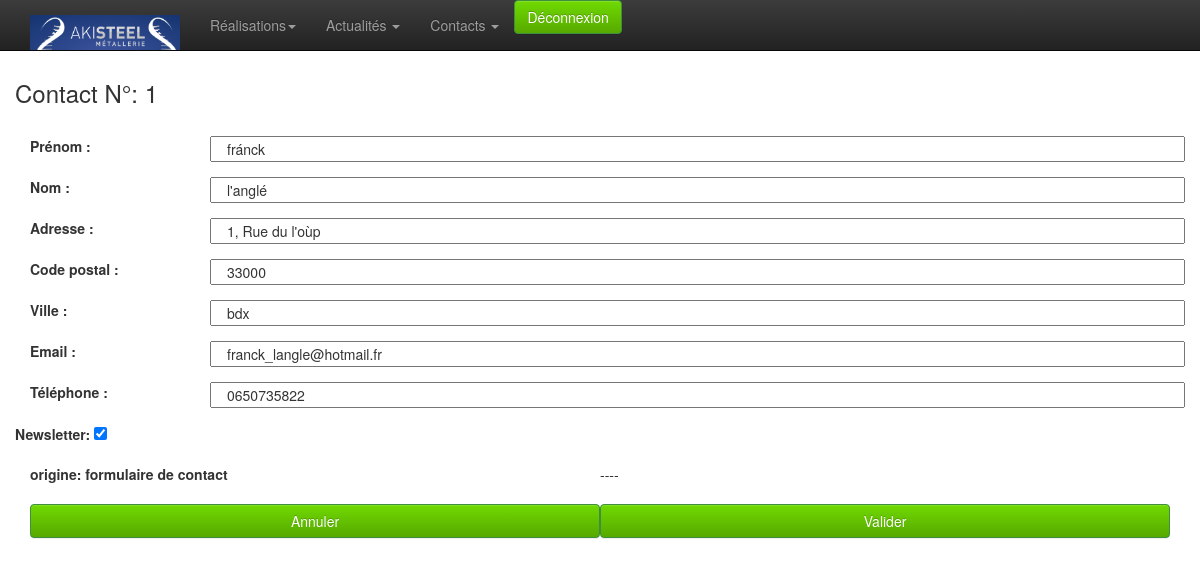
The app's page /admin/contact-edit.php?id=1 (signed in) with its own data.
### tables this page shows
CREATE TABLE `contact` (
  `id` int(10) unsigned NOT NULL AUTO_INCREMENT,
  `firstname` varchar(250) DEFAULT NULL,
  `name` varchar(250) DEFAULT NULL,
  `adresse` varchar(250) NOT NULL,
  `cp` varchar(10) NOT NULL,
  `ville` varchar(100) NOT NULL,
  `email` varchar(250) DEFAULT NULL,
  `tel` varchar(50) DEFAULT NULL,
  `message` text,
  `newsletter` tinyint(4) NOT NULL DEFAULT '0',
  `fromgoldbook` tinyint(4) NOT NULL DEFAULT '0',
  `fromcontact` tinyint(4) NOT NULL DEFAULT '0',
  PRIMARY KEY (`id`)
);

### admin/classes/StorageManager.php (called while the page is built, shortened)
<?php
class StorageManager{
	protected function dbConnect() {
		try {
			$this->mysqli = new mysqli ( DBHOST, DBUSER, DBPASSWD, DBNAME ) ;
		} catch (Exception $e) {
			throw new Exception("Erreur Connexion DB ". $e->getMessage());
		}
	}
}
?>

### admin/classes/Contact.php (called while the page is built, shortened)
<?php
require_once("StorageManager.php");
class Contact extends StorageManager {
	public function contactGet( $id, $offset, $count ) {
		try {
			if (!isset($id)){
				if (isset($offset) && isset($count)) {
					$sql = "SELECT * FROM `contact` ORDER BY `name` ASC LIMIT ". $offset .",". $count .";" ;
				} else {
					$sql = "SELECT * FROM `contact` ORDER BY `name`;" ;
				}
			} else {
				$sql = "SELECT * FROM `contact` WHERE id=". $id;
			}
			$new_array = null;
			$result = mysqli_query($this->mysqli,$sql);
			while( $row = mysqli_fetch_assoc( $result)){
				$new_array[] = $row;
			}
			return $new_array;
		} catch (Exception $e) {
			throw new Exception("Erreur Mysql contactGet ". $e->getMessage());
			return "errrrrrrooooOOor";
		}
	}
}

### admin/contact-edit.php (the view, shortened to what this page needs)
<?
	require 'classes/Contact.php';
	if ( !empty( $_GET ) ) {
		$contact = new Contact();
		$result = $contact->contactGet( $_GET[ "id" ], null, null );
		if (empty($result)) {
			$message = 'Aucun enregistrements';
		}
		else {
			$labelTitle= 	'Contact N°: '. $_GET[ "id" ];
			$firstname= 	$result[ 0 ][ "firstname" ];
			$name= 		$result[ 0 ][ "name" ];
			$adresse= 		$result[ 0 ][ "adresse" ];
			$cp= 			$result[ 0 ][ "cp" ];
			$ville= 		$result[ 0 ][ "ville" ];
			$email= 		$result[ 0 ][ "email" ];
			$tel= 			$result[ 0 ][ "tel" ];
			($result[ 0 ][ "newsletter" ]=='1') ? $online = 'checked' : $online = '';
			($result[ 0 ][ "fromcontact" ]=='1') ? $fromcontact = "origine: formulaire de contact" : $fromcontact = '';
			($result[ 0 ][ "fromgoldbook" ]=='1') ? $fromgoldbook = "origine: livre d'or" : $fromgoldbook = '';
		}
	}
?>
<!doctype html>
<html class="no-js" lang="fr">
	<head>
		<?php include_once 'inc-meta.php';?>
	</head>
<body>
	<?php require_once 'inc-menu.php';?>
	<div class="container">
		<div class="row">
			<h3><?=$labelTitle?></h3><br>
			<div class="col-xs-12 col-sm-12 col-md-12">
				<form name="formulaire" class="form-horizontal" method="POST" action="formprocess.php">
					<div class="form-group" >
						<label class="col-sm-2" for="titre">Prénom :</label>
					  <input type="text" class="col-sm-10" name="firstname" required value="<?=$firstname?>">
					</div>
					<div class="form-group" >
						<label class="col-sm-2" for="titre">Nom :</label>
					  <input type="text" class="col-sm-10" name="name" required value="<?=$name?>">
					</div>
					<div class="form-group" >
						<label class="col-sm-2" for="titre">Adresse :</label>
					  <input class="col-sm-10" name="adresse" type="adresse" value="<?=$adresse?>">
					</div>
					<div class="form-group" >
						<label class="col-sm-2" for="titre">Code postal :</label>
					  <input class="col-sm-10" name="cp" type="cp" value="<?=$cp?>">
					</div>
					<div class="form-group" >
						<label class="col-sm-2" for="titre">Ville :</label>
					  <input class="col-sm-10" name="ville" type="ville" value="<?=$ville?>">
					</div>
					<div class="form-group" >
						<label class="col-sm-2" for="titre">Email :</label>
					  <input class="col-sm-10" name="email" type="email" required value="<?=$email?>">
					</div>
					<div class="form-group" >
						<label class="col-sm-2" for="titre">Téléphone :</label>
					  <input class="col-sm-10" name="tel" type="tel" value="<?=$tel?>">
					</div>
					<div class="form-group" >
						<label for="titre"> Newsletter:</label>
					  <input type="checkbox" name="newsletter" <?= $online?>>
					</div>
					<div class="form-group" >
						<label class="col-sm-3"><?=$fromcontact?></label> ---- <label class="col-sm-3"><?=$fromgoldbook?></label><br>
					</div>
		      		<a href="./contact-list.php" class="btn btn-success col-sm-6" class="btn btn-default"> Annuler </a>
		      		<button type="submit" class="btn btn-success col-sm-6" class="btn btn-default"> Valider </button>
		    </form>
		</div>
	</div>
</body>
</html>

### admin/css/style.css (style rules this page uses)
body { padding-top: 60px; padding-bottom: 40px; }
.btn-success { background-color: #57a900; background-image: -moz-linear-gradient(top, #70d900, #57a900); background-image: -ms-linear-gradient(top, #70d900, #57a900); background-image: -webkit-gradient(linear, 0 0, 0 100%, from(#70d900), to(#57a900)); background-image: -webkit-linear-gradient(top, #70d900, #57a900); background-image: -o-linear-gradient(top, #70d900, #57a900); background-image: linear-gradient(top, #70d900, #57a900); filter: progid:DXImageTransform.Microsoft.gradient(startColorstr='#70d900', endColorstr='#57a900', GradientType=0); }

### records on screen
contact: firstname "fránck", name "l'anglé", adresse "1, Rue du l'oùp", cp "33000", ville "bdx", email "franck_langle@hotmail.fr", tel "0650735822"

### other values on screen
$labelTitle "Contact N°: 1"
$fromcontact "origine: formulaire de contact"
